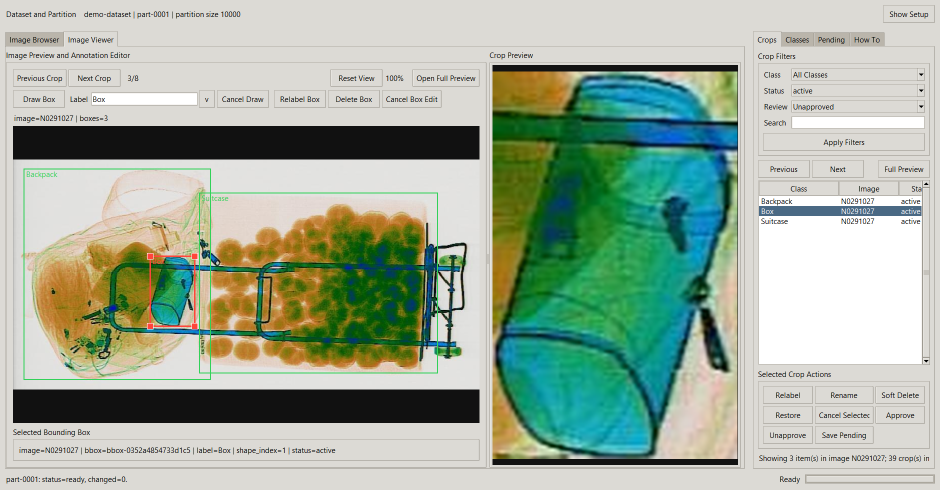
#> input picture docs/images/annotation-editor.png, 1880 x 980 px (shown at 1/2 size)
$ python -i Add_NewClass.py   (imports and definitions only)
#> lines starting #> are read from the running program, lines starting #| are printed output that depends on the picture
import os
import sys
import json
import threading
from queue import Queue, Empty
from pathlib import Path
from collections import defaultdict

# ============================================================
# CONFIG
# ============================================================
IMG_DIR = r"C:\Users\Anigma_PC\CVPR2025\Annotation_generation\pidray\Dataset\images"
JSON_DIR = r"C:\Users\Anigma_PC\CVPR2025\Annotation_generation\pidray\Dataset\json"
CROP_ROOT = r"C:\Users\Anigma_PC\CVPR2025\Annotation_generation\pidray\Dataset\class_crops"

SUPPORTED_EXTS = {".jpg", ".jpeg", ".png", ".bmp", ".tif", ".tiff", ".webp"}
STRIP_CONF_ALWAYS = True

LABEL_FONT_FAMILY = "Arial"
LABEL_FONT_SIZE = 15

BOX_COLOR_ALL = "lime"
BOX_COLOR_SELECTED = "cyan"
TEXT_COLOR_ALL = "yellow"
TEXT_COLOR_SELECTED = "red"
TEMP_BOX_COLOR = "orange"

CROP_PADDING = 8
GENERATE_CROPS_IN_BACKGROUND = True


# ============================================================
# HELPERS
# ============================================================
def log(msg):
    print(msg, flush=True)


def load_json(path):
    with open(path, "r", encoding="utf-8") as f:
        return json.load(f)


def save_json(obj, path):
    with open(path, "w", encoding="utf-8") as f:
        json.dump(obj, f, ensure_ascii=False, indent=2)


# [5 lines left out: function strip_conf, not called in this run]


def get_base_label(label: str) -> str:
    return strip_conf(label) if STRIP_CONF_ALWAYS else (label or "").strip()


# [19 lines left out: functions sanitize_name, get_image_list, not called in this run]


def json_for_image(img_name):
    return os.path.join(JSON_DIR, str(Path(img_name).with_suffix(".json")))


# [31 lines left out: functions shapes_from_json, normalize_rect_points, match_class_from_crop_name, match_image_stem_from_crop_name, not called in this run]


# ============================================================
# BACKGROUND CROP EXPORT
# ============================================================
def export_class_crops_worker(imgs, progress_queue=None):
    """
    Background worker:
    - creates folders by class
    - saves only crop images
    - names each crop: imageStem__ClassName__XYZ.jpg
    - XYZ is the rectangle order in the JSON (global rectangle order),
      not the per-class count
    """
    from PIL import Image
    from tqdm import tqdm

    os.makedirs(CROP_ROOT, exist_ok=True)

    total_crops = 0
    class_counts = defaultdict(int)
    pbar = tqdm(total=len(imgs), desc="Generating crops", unit="img")

    for idx, img_name in enumerate(imgs, start=1):
        img_path = os.path.join(IMG_DIR, img_name)
        json_path = json_for_image(img_name)

        if not os.path.exists(json_path):
            pbar.update(1)
            if progress_queue:
                progress_queue.put({
                    "type": "progress",
                    "done": idx,
                    "total": len(imgs),
                    "image": img_name,
                    "crops": total_crops
                })
            continue

        try:
            data = load_json(json_path)
            img = Image.open(img_path).convert("RGB")
        except Exception as e:
            log(f"[WARN] skip {img_name}: {e}")
            pbar.update(1)
            if progress_queue:
                progress_queue.put({
                    "type": "progress",
                    "done": idx,
                    "total": len(imgs),
                    "image": img_name,
                    "crops": total_crops
                })
            continue

        W, H = img.size
        shapes = shapes_from_json(data)

        rect_order = 0  # global rectangle order in JSON for this image

        for sh in shapes:
            if sh.get("shape_type") != "rectangle":
                continue

            rect_order += 1

            label = get_base_label(sh.get("label", ""))
            if not label:
                continue

            rect = normalize_rect_points(sh.get("points", []))
            if rect is None:
                continue

            x1, y1, x2, y2 = rect
            x1 = max(0, int(round(x1)) - CROP_PADDING)
            y1 = max(0, int(round(y1)) - CROP_PADDING)
            x2 = min(W, int(round(x2)) + CROP_PADDING)
            y2 = min(H, int(round(y2)) + CROP_PADDING)

            if x2 <= x1 or y2 <= y1:
                continue

            class_dir = os.path.join(CROP_ROOT, sanitize_name(label))
            os.makedirs(class_dir, exist_ok=True)

            # instance id is the JSON rectangle order
            out_name = f"{Path(img_name).stem}__{sanitize_name(label)}__{rect_order:03d}.jpg"
            out_path = os.path.join(class_dir, out_name)

            if not os.path.exists(out_path):
                try:
                    crop = img.crop((x1, y1, x2, y2))
                    crop.save(out_path, quality=95)
                    total_crops += 1
                    class_counts[label] += 1
                except Exception as e:
                    log(f"[WARN] crop save failed for {img_name}: {e}")

        pbar.update(1)

        if progress_queue:
            progress_queue.put({
                "type": "progress",
                "done": idx,
                "total": len(imgs),
                "image": img_name,
                "crops": total_crops
            })

    pbar.close()

    if progress_queue:
        progress_queue.put({
            "type": "done",
            "total_images": len(imgs),
            "total_crops": total_crops,
            "class_counts": dict(class_counts)
        })


# ============================================================
# MAIN GUI
# ============================================================
# [748 lines left out: function main, not called in this run]


# [9 lines not run here, left out]

>>> import cv2
>>> picture = cv2.imread('../../../docs/images/annotation-editor.png', cv2.IMREAD_GRAYSCALE)
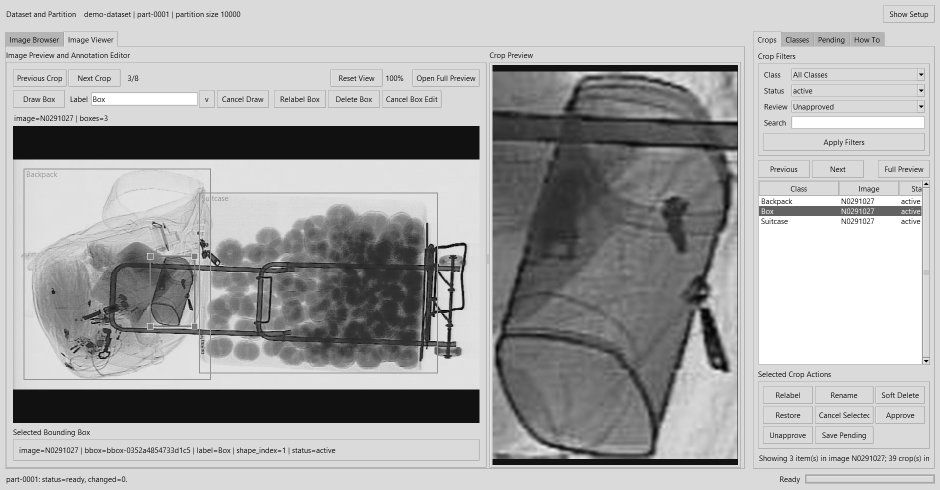
#> picture: shape (980, 1880) (shown at 1/2 size); min 0, max 255, mean 168
#> (the run stopped early here; a loop or call above may not have finished)
